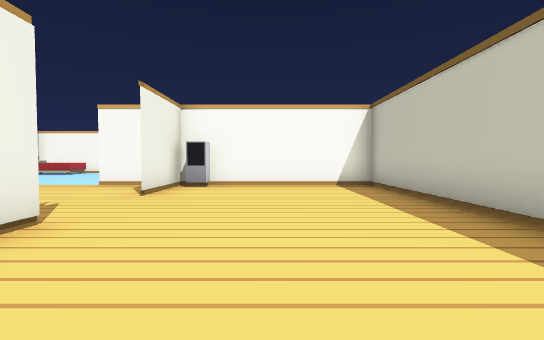
view 1 (above)

12 first-person views from a walk through a Unity game level. The camera is 1.4 m above the floor, tilts 2° down and sees 85° across. The floor is counted in squares, 2 m on a side. Each view is taken from the middle of a square. On the plan, view 1 faces up. The plan holds only what a view shows up to about 10 squares ahead; the rest is blank.

view 2
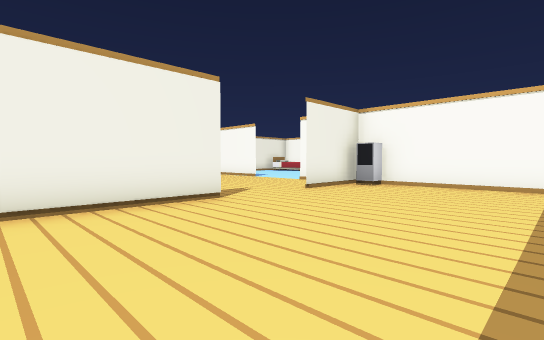

view 3
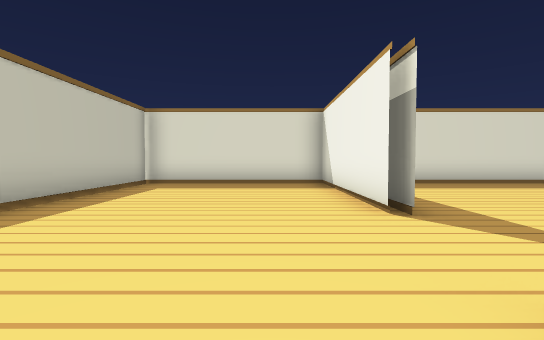

view 4
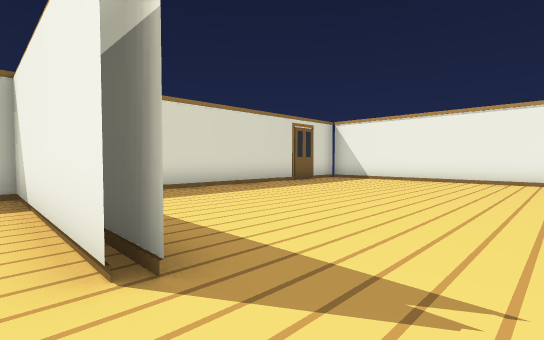

view 5
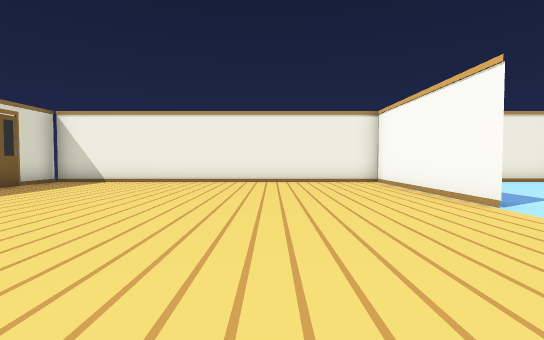

view 6
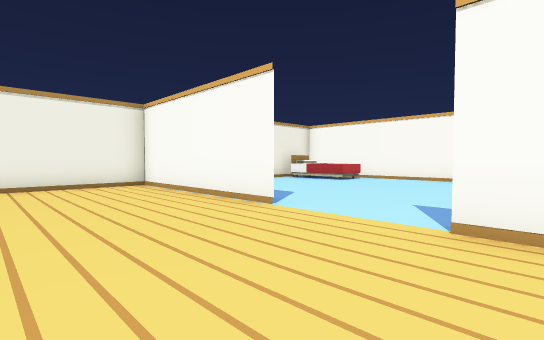

view 7
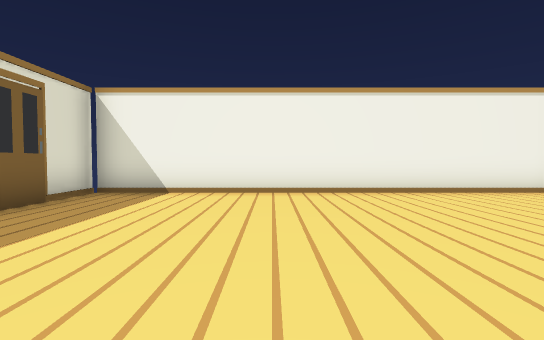

view 8
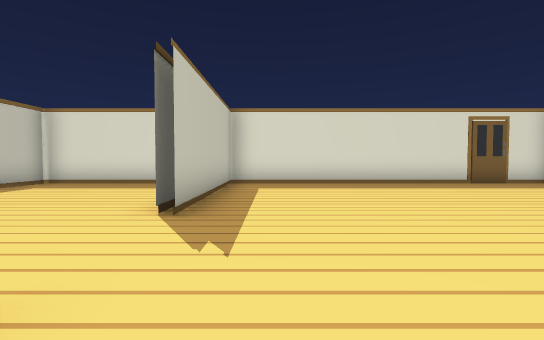

view 9
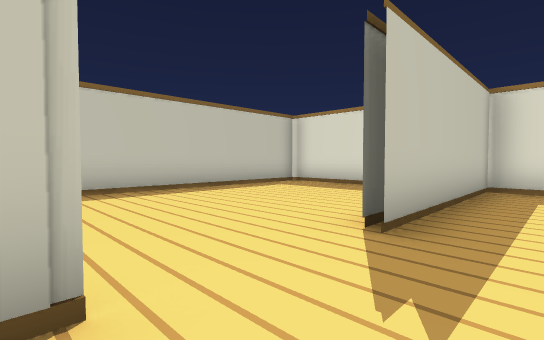

view 10
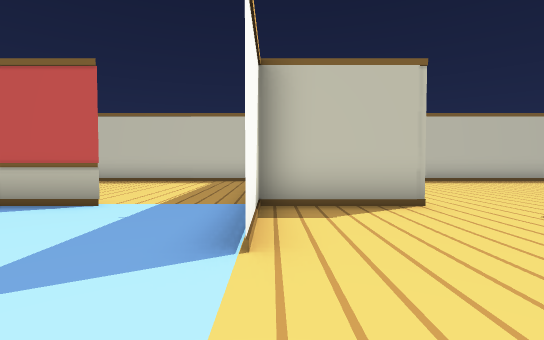

view 11
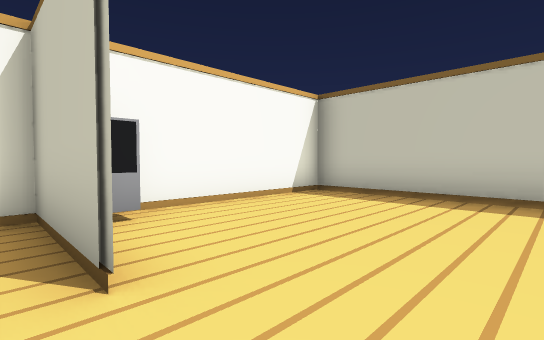

view 12
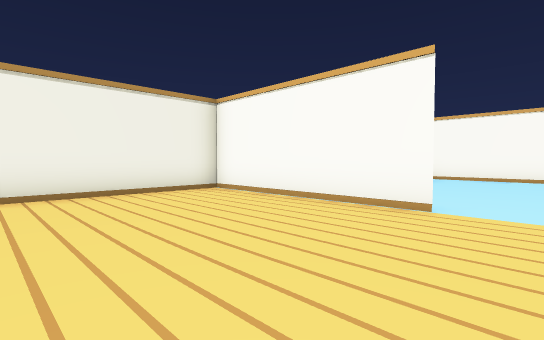

### Floor plan
Points are (right, up) in squares from view 1. A wall is a line through its corners. A room is listed if a view was taken in it or the views show most of it. See-through windows are left out.
Room 1 (views 1, 2, 3, 4, 5, 11)
walls: (-2.5, 3.2) (-2.5, -1.9); (-2.8, 3.4) (-2.8, 2.1); (-2.5, 8.2) (-2.5, 5.6); (-3.1, -1.8) (2.7, -1.8) (2.7, 8.2) (-1.4, 8.2)
ways out: opening at (-3, 4.5) to room 2
objects: other object (-2, 8)
Room 2 (views 6, 7, 8, 9, 10, 12)
walls: (-7.4, 8.2) (-12.3, 8.2) (-12.3, -1.8) (-3.1, -1.8); (-2.5, 2.4) (-2.5, 3.2); (-2.5, 5.6) (-2.5, 8.2) (-4.6, 8.2); (-2.8, -1.8) (-2.8, 3.4)
ways out: opening at (-3, 4.5) to room 1
objects: other object (-7, 9); other object (-5, 9)

Where each view was taken, in squares from view 1:
view 1: 0 up, 0 right, facing up
view 2: 0 up, 2 right, facing up-left
view 3: 7 up, 1 left, facing down
view 4: 5 up, 2 left, facing down-left
view 5: 5 up, 3 left, facing left
view 6: 5 up, 4 left, facing up-left
view 7: 2 up, 6 left, facing left
view 8: 7 up, 4 left, facing down
view 9: 6 up, 4 left, facing down-right
view 10: 8 up, 7 left, facing right
view 11: 4 up, 3 left, facing up-right
view 12: 4 up, 6 left, facing up-left
